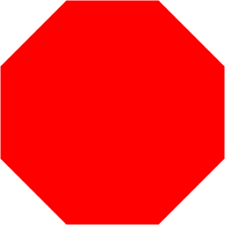
#> input picture debugging/image-processing/opencv/octagon.jpg, 225 x 225 px
$ python buggy_code.py
#> lines starting #> are read from the running program, lines starting #| are printed output that depends on the picture; after the words box and inside, x2 and y2 are one past the last pixel; in counts of white or black regions, pixels touching at a corner belong together
import cv2
import numpy as np

def apply_harris_corner_detection():
    image = cv2.imread('octagon.jpg')
#> image is the input picture: shape (225, 225, 3); mean B, G, R 45.9, 45.9, 255
    gray_image = cv2.cvtColor(image, cv2.COLOR_BGR2GRAY)
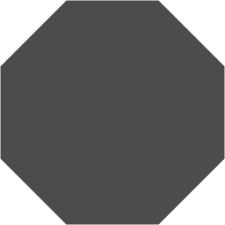
#> gray_image: shape (225, 225); min 76, max 255, mean 108.2
    gray_image = np.float32(gray_image)
    dst = cv2.cornerHarris(gray_image, 2, 3, 0.04)
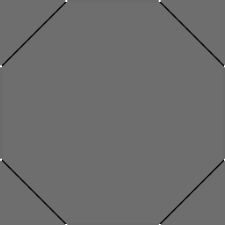
#> dst: shape (225, 225) float32; min -24647778, max 32365328, mean -223870.2; drawn with min black and max white

    return image, gray_image, dst

def draw_squares_around_detected_corners(dst, threshold):
#> called with threshold = 0
    empty_dst = np.empty(dst.shape, dtype=np.float32)
    cv2.normalize(dst, empty_dst, alpha=0, beta=255)
#> empty_dst: shape (225, 225) float32; every value is 0
    # cv2.normalize(dst, empty_dst, alpha=0, beta=255, norm_type=cv2.NORM_MINMAX)
    empty_dst_scaled = cv2.convertScaleAbs(empty_dst)
#> empty_dst_scaled: shape (225, 225); every value is 0

    for i in range(empty_dst.shape[0]):
        for j in range(empty_dst.shape[1]):
            if int(empty_dst[i, j]) > threshold:
                cv2.rectangle(empty_dst_scaled, (j - 4, i - 4), (j + 4, i + 4), (0), 2)

    cv2.namedWindow('Image with Corners Detected')
    cv2.imshow('Image with Corners Detected', empty_dst_scaled)

def harris_corner_detection_with_subpixel_accuracy(dst, gray_image, image):
    dst = cv2.dilate(dst, None)
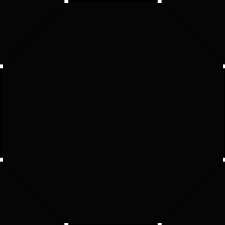
#> dst: shape (225, 225) float32; min -661507.7, max 32365328, mean 40017.3; drawn with min black and max white
    # _, dst = cv2.threshold(dst, 0.01 * dst.max(), 255, 0)
    dst = np.uint8(dst)
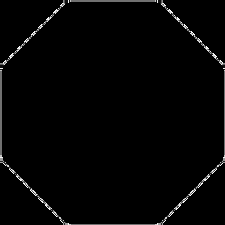
#> dst: shape (225, 225); min 0, max 255, mean 4.2

    _, _, _, centroid_coords = cv2.connectedComponentsWithStats(dst)
#> centroid_coords = [[112.2, 112.2], [105.2, 106.2]]
    corner_coords = cv2.cornerSubPix(gray_image, np.float32(centroid_coords), (3, 3), (-1, -1), (cv2.TERM_CRITERIA_EPS + cv2.TERM_CRITERIA_MAX_ITER, 100, 0.001))
#> corner_coords = [[112.2, 112.2], [105.2, 106.2]]
    result = np.hstack((centroid_coords, corner_coords))
#> result = [[112.2, 112.2, 112.2, 112.2], [105.2, 106.2, 105.2, 106.2]]
    result = np.int0(result)
#> result = [[112, 112, 112, 112], [105, 106, 105, 106]]
    image[result[:, 1], result[:, 0]] = [0, 255, 0]
#> image: shape (225, 225, 3); under 0.01% of pixels changed, all inside (x1, y1, x2, y2) = (105, 106, 113, 113)
    image[result[:, 3], result[:, 2]] = [255, 0, 0]
#> image: shape (225, 225, 3); mean B, G, R 45.9, 45.9, 255

    cv2.imshow('Original Image', image)

cv2.namedWindow('Original Image')

image, gray_image, dst = apply_harris_corner_detection()
draw_squares_around_detected_corners(dst, 0)
harris_corner_detection_with_subpixel_accuracy(dst, gray_image, image)

cv2.createTrackbar('Threshold: ', 'Original Image', 0, 255, draw_squares_around_detected_corners)
# cv2.createTrackbar('Threshold: ', 'Original Image', 0, 255, lambda threshold:draw_squares_around_detected_corners(dst, threshold))

if cv2.waitKey(0) == 27:
#> (key Esc is pressed here)
    cv2.destroyAllWindows()
